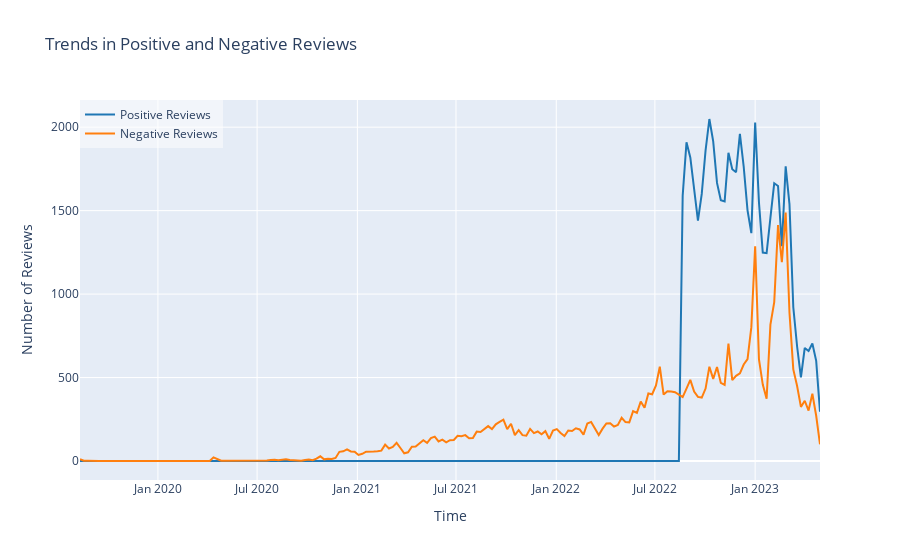

Source (notebook cell):
### Code cell
fig = go.Figure()
fig.add_trace(go.Scatter(x=weekly_df.index, y=weekly_df['score']['positive_reviews'], 
                         name='Positive Reviews', line=dict(color='#1f77b4')))
fig.add_trace(go.Scatter(x=weekly_df.index, y=weekly_df['score']['negative_reviews'], 
                         name='Negative Reviews', line=dict(color='#ff7f0e')))
fig.update_layout(title='Trends in Positive and Negative Reviews', 
                  xaxis_title='Time', yaxis_title='Number of Reviews', 
                  legend=dict(x=0, y=1, bgcolor='rgba(255, 255, 255, 0.5)', bordercolor='rgba(0, 0, 0, 0)'))
fig.show()
pio.write_html(fig, "../../fam-report-site/public/App-Analytics/trends.html")

### Figure 1 — Plotly figure (JSON) as saved in the notebook; plotly's stock layout.template omitted (floating-point values rounded to 4 significant figures; data arrays with more than 128 entries replaced by an {"elided": "..."} marker saying what was removed)
{"data": [{"line": {"color": "#1f77b4"}, "name": "Positive Reviews", "type": "scatter", "x": {"elided": "195 str values"}, "y": {"elided": "195 int values"}}, {"line": {"color": "#ff7f0e"}, "name": "Negative Reviews", "type": "scatter", "x": {"elided": "195 str values"}, "y": {"elided": "195 int values"}}], "layout": {"legend": {"bgcolor": "rgba(255, 255, 255, 0.5)", "bordercolor": "rgba(0, 0, 0, 0)", "x": 0, "y": 1}, "title": {"text": "Trends in Positive and Negative Reviews"}, "xaxis": {"title": {"text": "Time"}}, "yaxis": {"title": {"text": "Number of Reviews"}}}}
